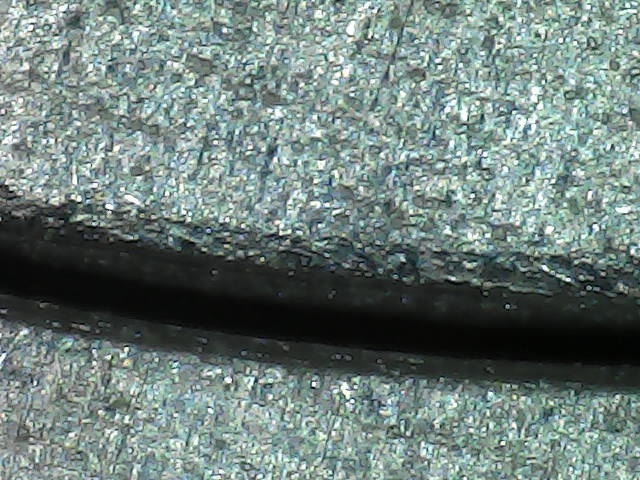
#> input picture photos/sample.jpg, 640 x 480 px
$ python ButtonValue.py
#> lines starting #> are read from the running program, lines starting #| are printed output that depends on the picture
import cv2
import xml.etree.ElementTree as ET
import matplotlib.pyplot as plt
import numpy as np
# 图片路径
img = cv2.imread("photos/sample.jpg", 1)
#> img is the input picture: shape (480, 640, 3); mean B, G, R 122.6, 126.9, 110.2
img = cv2.resize(img, (img.shape[1]*2, img.shape[0]*2))
#> img: shape (960, 1280, 3)
imgRGB = cv2.cvtColor(img, cv2.COLOR_BGR2RGB)
gray = cv2.cvtColor(imgRGB, cv2.COLOR_BGR2GRAY)
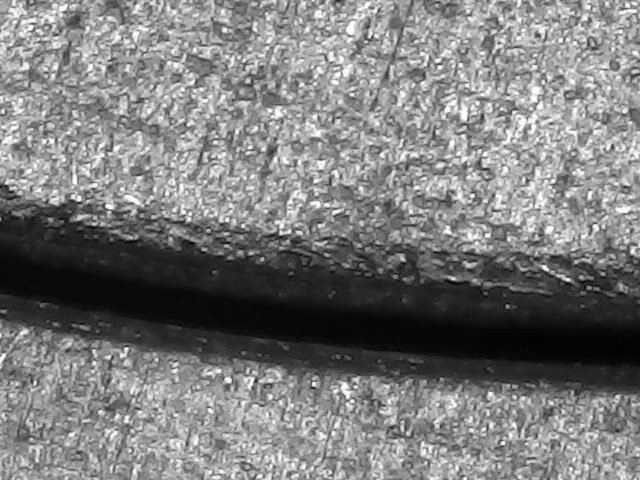
#> gray: shape (960, 1280) (shown at 1/2 size); min 2, max 255, mean 123.6

# [25 lines left out: function on_EVENT_LBUTTONDOWN, not called in this run]

 # 可以放大读像素
fig = plt.figure()
# [18 lines left out: function call_back, not called in this run]

fig.canvas.mpl_connect('button_press_event', call_back)
plt.imshow(imgRGB)
plt.show()

$ run again, with photos/c10.jpg copied over photos/sample.jpg
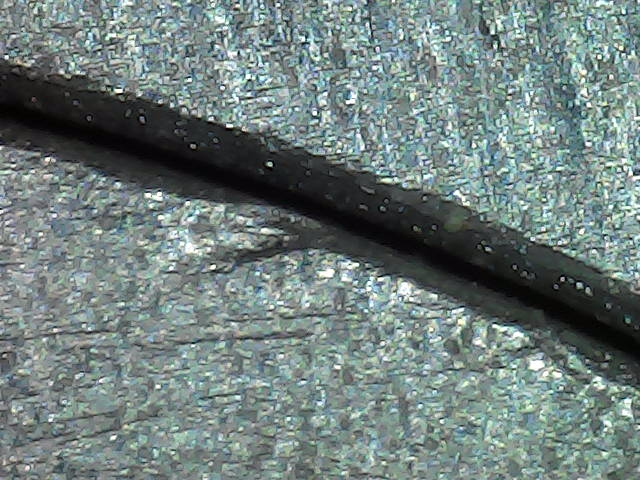
#> input picture photos/c10.jpg, 640 x 480 px
#> img is the input picture: shape (480, 640, 3); mean B, G, R 124.9, 127.1, 112
#> img: shape (960, 1280, 3)
#> `gray = cv2.cvtColor(imgRGB, cv2.COLOR_BGR2GRAY)`:
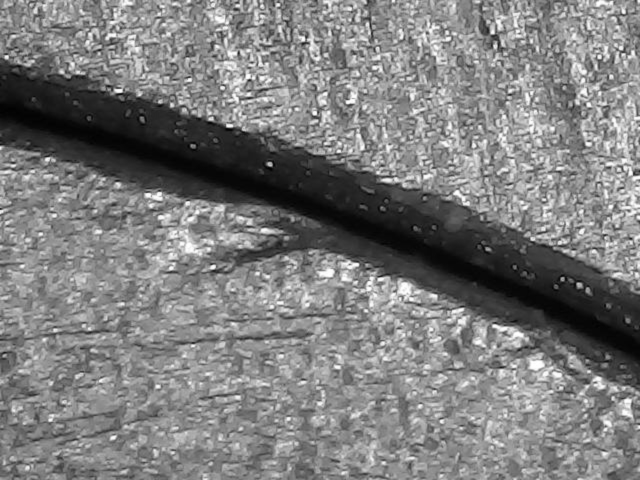
#> gray: shape (960, 1280) (shown at 1/2 size); min 1, max 255, mean 124.6

$ run again, with photos/c11.jpg copied over photos/sample.jpg
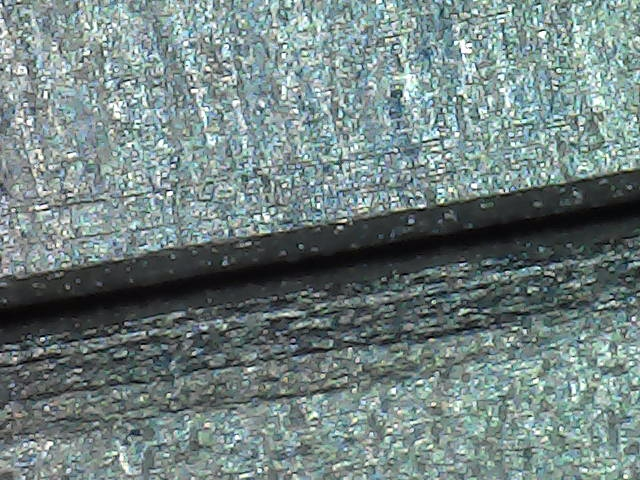
#> input picture photos/c11.jpg, 640 x 480 px
#> img is the input picture: shape (480, 640, 3); mean B, G, R 129.1, 130.3, 113.5
#> img: shape (960, 1280, 3)
#> `gray = cv2.cvtColor(imgRGB, cv2.COLOR_BGR2GRAY)`:
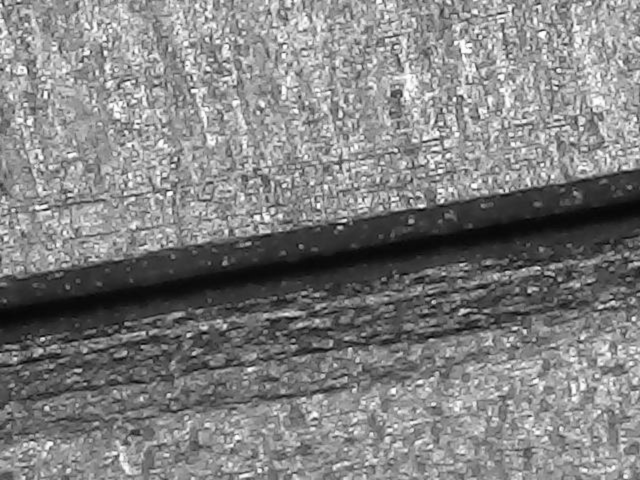
#> gray: shape (960, 1280) (shown at 1/2 size); min 3, max 255, mean 127.9
